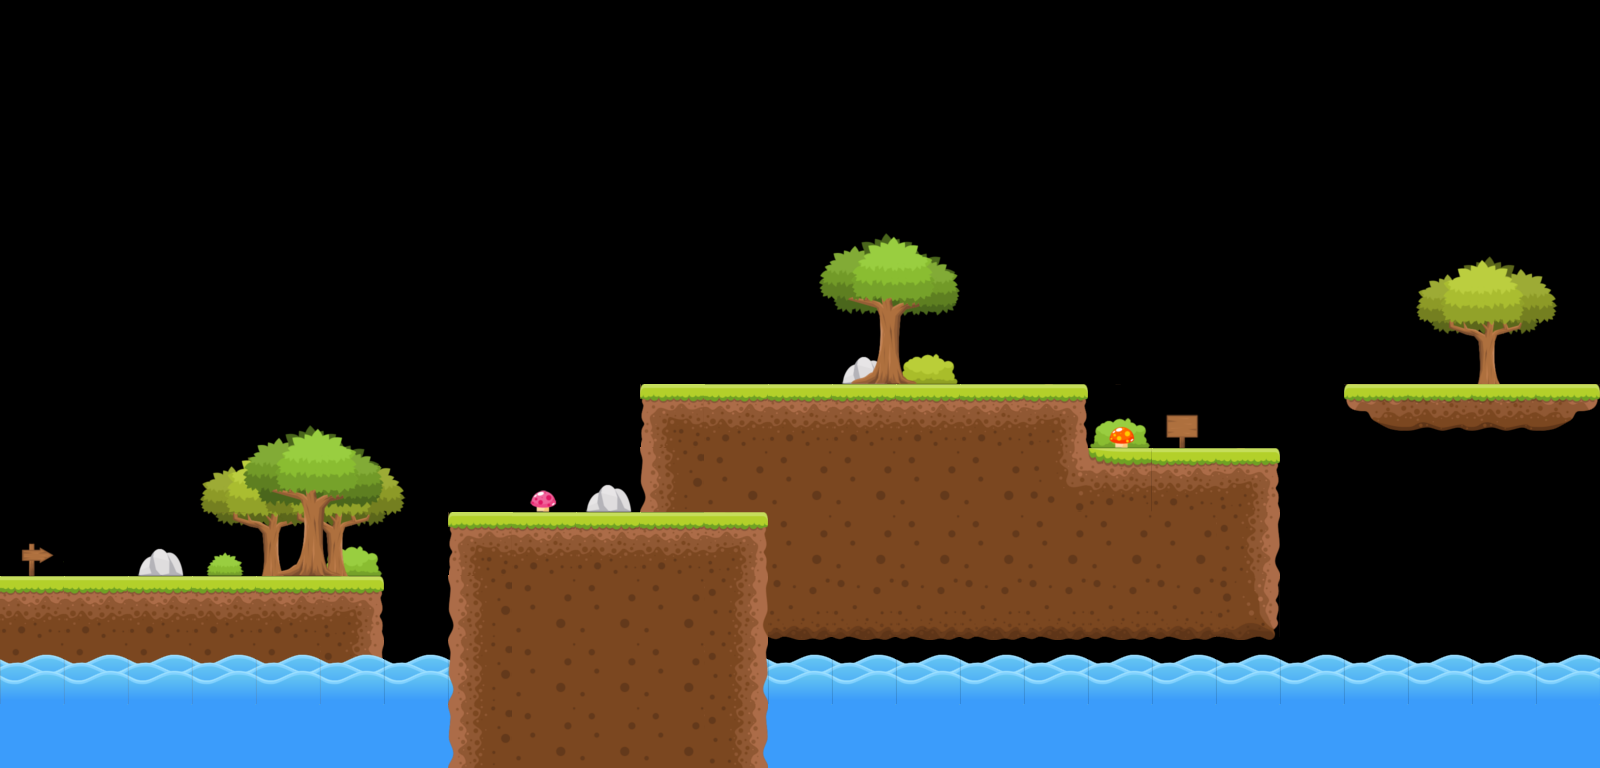

The image is a tile-based game level rendered from a .tmx file. Its description and source (layers, tilesets, objects; grid data summarised) follow:
An orthogonal 25x12 tile map with 64x64 px tiles, 6 tile layers (bg3, bg2, bg1, Water, ...), 2 tilesets.

<map version="2017.05.16" orientation="orthogonal" renderorder="right-up" width="25" height="12" tilewidth="64" tileheight="64" nextobjectid="1">
 <tileset firstgid="1" name="Terrain" tilewidth="64" tileheight="64" tilecount="20" columns="5">
  <image source="../images/test.png" width="339" height="272" />
 </tileset>
 <tileset firstgid="21" name="Objets" tilewidth="64" tileheight="64" tilecount="32" columns="8">
  <image source="../images/sprites.png" width="512" height="256" />
 </tileset>
 <layer name="bg3" width="25" height="12">
  <properties>
   <property name="type" type="int" value="0" />
  </properties>
  <data>[300 cells, 7 non-empty, 6 distinct tile ids]</data>
 </layer>
 <layer name="bg2" width="25" height="12">
  <properties>
   <property name="type" type="int" value="0" />
  </properties>
  <data>[300 cells, 10 non-empty, 10 distinct tile ids]</data>
 </layer>
 <layer name="bg1" width="25" height="12">
  <properties>
   <property name="type" type="int" value="0" />
  </properties>
  <data>[300 cells, 30 non-empty, 19 distinct tile ids]</data>
 </layer>
 <layer name="Water" width="25" height="12">
  <properties>
   <property name="collision" type="bool" value="true" />
  </properties>
  <data>[300 cells, 52 non-empty, 3 distinct tile ids]</data>
 </layer>
 <layer name="Terrain" width="25" height="12">
  <properties>
   <property name="collision" type="bool" value="true" />
  </properties>
  <data>[300 cells, 75 non-empty, 13 distinct tile ids]</data>
 </layer>
 <layer name="Water2" width="25" height="12">
  <properties>
   <property name="type" type="int" value="0" />
  </properties>
  <data>[300 cells, 12 non-empty, 2 distinct tile ids]</data>
 </layer>
</map>